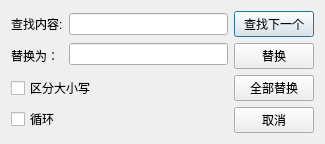
<?xml version="1.0" encoding="UTF-8"?>
<ui version="4.0">
 <class>replaceDialog</class>
 <widget class="QDialog" name="replaceDialog">
  <property name="geometry">
   <rect>
    <x>0</x>
    <y>0</y>
    <width>325</width>
    <height>134</height>
   </rect>
  </property>
  <property name="windowTitle">
   <string>Dialog</string>
  </property>
  <layout class="QGridLayout" name="gridLayout">
   <item row="0" column="0">
    <layout class="QHBoxLayout" name="horizontalLayout">
     <item>
      <layout class="QVBoxLayout" name="verticalLayout_4">
       <item>
        <widget class="QLabel" name="label">
         <property name="text">
          <string>查找内容:</string>
         </property>
         <property name="margin">
          <number>5</number>
         </property>
        </widget>
       </item>
       <item>
        <widget class="QLabel" name="label_2">
         <property name="text">
          <string>替换为：</string>
         </property>
         <property name="margin">
          <number>5</number>
         </property>
        </widget>
       </item>
      </layout>
     </item>
     <item>
      <layout class="QVBoxLayout" name="verticalLayout_2">
       <item>
        <widget class="QLineEdit" name="lineEdit"/>
       </item>
       <item>
        <widget class="QLineEdit" name="lineEdit_2">
         <property name="sizePolicy">
          <sizepolicy hsizetype="Minimum" vsizetype="Fixed">
           <horstretch>0</horstretch>
           <verstretch>0</verstretch>
          </sizepolicy>
         </property>
         <property name="minimumSize">
          <size>
           <width>100</width>
           <height>0</height>
          </size>
         </property>
        </widget>
       </item>
      </layout>
     </item>
    </layout>
   </item>
   <item row="0" column="1" rowspan="2">
    <layout class="QVBoxLayout" name="verticalLayout_3">
     <item>
      <widget class="QPushButton" name="pushButton">
       <property name="text">
        <string>查找下一个</string>
       </property>
      </widget>
     </item>
     <item>
      <widget class="QPushButton" name="pushButton_2">
       <property name="text">
        <string>替换</string>
       </property>
      </widget>
     </item>
     <item>
      <widget class="QPushButton" name="pushButton_3">
       <property name="text">
        <string>全部替换</string>
       </property>
      </widget>
     </item>
     <item>
      <widget class="QPushButton" name="pushButton_4">
       <property name="text">
        <string>取消</string>
       </property>
      </widget>
     </item>
    </layout>
   </item>
   <item row="1" column="0">
    <layout class="QVBoxLayout" name="verticalLayout">
     <item>
      <widget class="QCheckBox" name="checkBox">
       <property name="text">
        <string>区分大小写</string>
       </property>
      </widget>
     </item>
     <item>
      <widget class="QCheckBox" name="checkBox_2">
       <property name="text">
        <string>循环</string>
       </property>
      </widget>
     </item>
    </layout>
   </item>
  </layout>
 </widget>
 <resources/>
 <connections/>
</ui>
